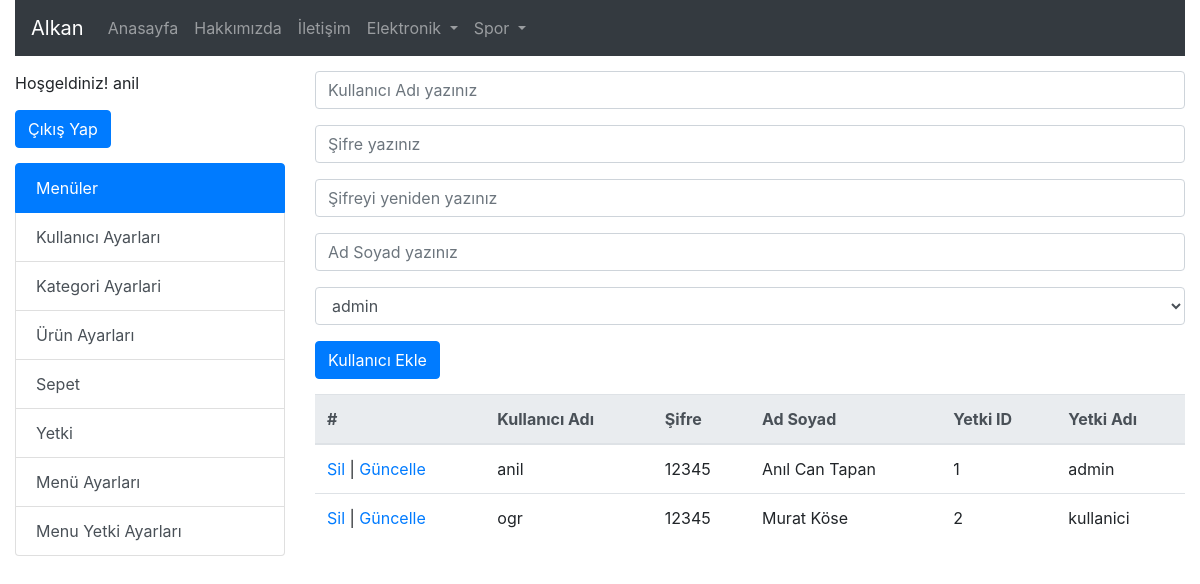
Screenshot of /?s=kullanici (signed in) with the database file from the repository.
### tables this page shows
CREATE TABLE `kategori` (
  `UstKategoriId` int(11) NOT NULL,
  `KategoriId` int(11) NOT NULL,
  `KategoriAdi` varchar(30) NOT NULL
);

CREATE TABLE `menuyetki` (
  `MenuYetkiId` int(11) NOT NULL,
  `MenuId` int(11) NOT NULL,
  `YetkiId` int(11) NOT NULL
);

CREATE TABLE `menu` (
  `MenuId` int(11) NOT NULL,
  `MenuAdi` varchar(30) NOT NULL,
  `MenuAdres` varchar(35) NOT NULL
);

CREATE TABLE `kullanici` (
  `KullaniciAdi` varchar(10) NOT NULL,
  `Sifre` varchar(8) NOT NULL,
  `AdSoyad` varchar(30) NOT NULL,
  `Yetki` int(11) NOT NULL
);

CREATE TABLE `yetki` (
  `YetkiID` int(11) NOT NULL,
  `YetkiAdi` varchar(20) NOT NULL
);

### index.php (called while the page is built)
<?php include("header.php") ?>
<?php
if(isset($_GET["s"]))
{
	include("sayfa/".$_GET["s"].".php");
}
else
{
	include("sayfa/anasayfa.php");
}
?>
<?php include("footer.php") ?>

### kullanici.php (the view, shortened to what this page needs)
<form class="ust15bosluk" action="" method="POST">
	<div class="form-group">
		<input name="KullaniciAdi" type="text" placeholder="Kullanıcı Adı yazınız" class="form-control"
			value="<?php if(isset($diziKayitSec)) echo $diziKayitSec["KullaniciAdi"]; ?>" >
	</div>
	<div class="form-group">
		<input name="Sifre" type="password" placeholder="Şifre yazınız" class="form-control"
			value="<?php if(isset($diziKayitSec)) echo $diziKayitSec["Sifre"]; ?>" >
	</div>
	<div class="form-group">
		<input name="Sifre2" type="password" placeholder="Şifreyi yeniden yazınız" class="form-control"
			value="<?php if(isset($diziKayitSec)) echo $diziKayitSec["Sifre"]; ?>">
	</div>
	<div class="form-group">
		<input name="AdSoyad" type="text" placeholder="Ad Soyad yazınız" class="form-control"
			value="<?php if(isset($diziKayitSec)) echo $diziKayitSec["AdSoyad"]; ?>">
	</div>
	<div class="form-group">
		<select class="form-control" name="YetkiId">
			<?php
			$sorguYetki = mysqli_query($baglanti, "select * from Yetki");
			while ($diziYetki = mysqli_fetch_array($sorguYetki)) { ?>
				<option
					<?php
						if(isset($diziKayitSec)){
							if($diziYetki["YetkiID"] == $diziKayitSec["Yetki"])
								echo " selected ";
						}
					?>
				value="<?= $diziYetki["YetkiID"] ?>"><?= $diziYetki["YetkiAdi"] ?></option>
			<?php } ?>
		</select>
	</div>
	<button name="btnKullaniciEkle" type="submit" class="btn btn-primary">Kullanıcı Ekle</button>
</form>
<table class="table ust15bosluk">
  <thead class="thead-light">
    <tr>
      <th>#</th>
      <th>Kullanıcı Adı</th>
      <th>Şifre</th>
      <th>Ad Soyad</th>
	  <th>Yetki ID</th>
	  <th>Yetki Adı</th>
    </tr>
  </thead>
  <tbody>
  <?php
	$sorguKullanici = mysqli_query($baglanti, "select k.*, y.YetkiAdi
							from kullanici k
							inner join Yetki y on k.Yetki=y.YetkiId
							order by k.Yetki");
	while($diziKullanici = mysqli_fetch_array($sorguKullanici)) { ?>
		<tr>
		  <td>
		  <a href="?s=kullanici&islem=Sil&id=<?= $diziKullanici["KullaniciAdi"] ?>">Sil</a>
		  |
		  <a href="?s=kullanici&islem=Guncelle&id=<?= $diziKullanici["KullaniciAdi"] ?>">Güncelle</a>
		  </td>
		  <td><?= $diziKullanici["KullaniciAdi"] ?></td>
		  <td><?= $diziKullanici["Sifre"] ?></td>
		  <td><?= $diziKullanici["AdSoyad"] ?></td>
		  <td><?= $diziKullanici["Yetki"] ?></td>
		  <td><?= $diziKullanici["YetkiAdi"] ?></td>
		</tr>
	<?php } ?>
  </tbody>
</table>

### header.php (shortened to what this page needs)
<!doctype html>
<html lang="tr">
	<head>
		<link rel="stylesheet" href="css/stil.css" />
		<link rel="stylesheet" href="https://stackpath.bootstrapcdn.com/bootstrap/4.4.1/css/bootstrap.min.css">
	</head>
	<body>
		<?php
			$baglanti = mysqli_connect("localhost","root","","alkan");
			mysqli_set_charset($baglanti,"utf8");
		?>
		<div class="container-fluid">
			<nav class="navbar navbar-expand-lg navbar-dark bg-dark">
				<a class="navbar-brand" href="index.php">Alkan</a>
				<div class="collapse navbar-collapse" id="navbarNavDropdown">
					<ul class="navbar-nav">
						<li class="nav-item">
							<a class="nav-link" href="index.php?s=anasayfa">Anasayfa</a>
						</li>
						<li class="nav-item">
							<a class="nav-link" href="index.php?s=hakkimizda">Hakkımızda</a>
						</li>
						<li class="nav-item">
							<a class="nav-link" href="index.php?s=iletisim">İletişim</a>
						</li>
						<?php
							$sorgu = mysqli_query($baglanti,"select * from kategori where UstKategoriId=0");
							while($dizi = mysqli_fetch_array($sorgu)) {
								echo '<li class="nav-item dropdown">
										<a class="nav-link dropdown-toggle" href="#" id="navbarDropdownMenuLink" role="button" data-toggle="dropdown" aria-haspopup="true" aria-expanded="false">
											'.$dizi["KategoriAdi"].'
										</a>
										<div class="dropdown-menu" aria-labelledby="navbarDropdownMenuLink">';
								echo '</div>
									</li>';
							}
						?>
					</ul>
				</div>
			</nav>
		</div>
		<div class="container-fluid">
			<div class="row">
				<div class="col-3">
						<?php
						if(isset($_SESSION["KullaniciAdi"]))
						{
							echo '<div class="ust15bosluk">Hoşgeldiniz! ' . $_SESSION["KullaniciAdi"] . '</div>';
							echo '<form class="ust15bosluk" action="" method="POST">
									  <button name="btnCikis" type="submit" class="btn btn-primary">Çıkış Yap</button>
									</form>';
							echo '<div class="list-group ust15bosluk">
							  <a href="#" class="list-group-item list-group-item-action active">
								Menüler
							  </a>';
							  $sorguMenu = mysqli_query($baglanti, "select * from
																	Yetki y
																	inner join MenuYetki my on y.YetkiId=my.YetkiId
																	inner join Menu m on my.MenuId=m.MenuId
																where y.YetkiId=" . $_SESSION["YetkiId"]);
							  while ($diziMenu = mysqli_fetch_array($sorguMenu)) {
							  echo '<a href="' . $diziMenu["MenuAdres"] . '" class="list-group-item list-group-item-action">'.$diziMenu["MenuAdi"].'</a>';
							  }
							echo '</div>';
						}
					?>
				</div>
				<div class="col">

### footer.php (shortened to what this page needs)
				</div>
			</div>
		</div>
	</body>
</html>

### stil.css (style rules this page uses)
body { margin:0; }
.ust15bosluk { margin-top:15px; }

### rows the page displays
kategori: KategoriAdi "Elektronik"
kategori: KategoriAdi "Spor"
menuyetki: MenuId.MenuAdi "Kullanıcı Ayarları"
menuyetki: MenuId.MenuAdi "Kategori Ayarlari"
menuyetki: MenuId.MenuAdi "Ürün Ayarları"
menuyetki: MenuId.MenuAdi "Sepet"
menuyetki: MenuId.MenuAdi "Yetki"
menuyetki: MenuId.MenuAdi "Menü Ayarları"
menuyetki: MenuId.MenuAdi "Menu Yetki Ayarları"
kullanici: KullaniciAdi "anil", Sifre "12345", AdSoyad "Anıl Can Tapan", Yetki "1", yetki.YetkiAdi "admin"
kullanici: KullaniciAdi "ogr", Sifre "12345", AdSoyad "Murat Köse", Yetki "2", yetki.YetkiAdi "kullanici"

### other values shown
$_SESSION["KullaniciAdi"] "anil"
form field YetkiId "admin"
